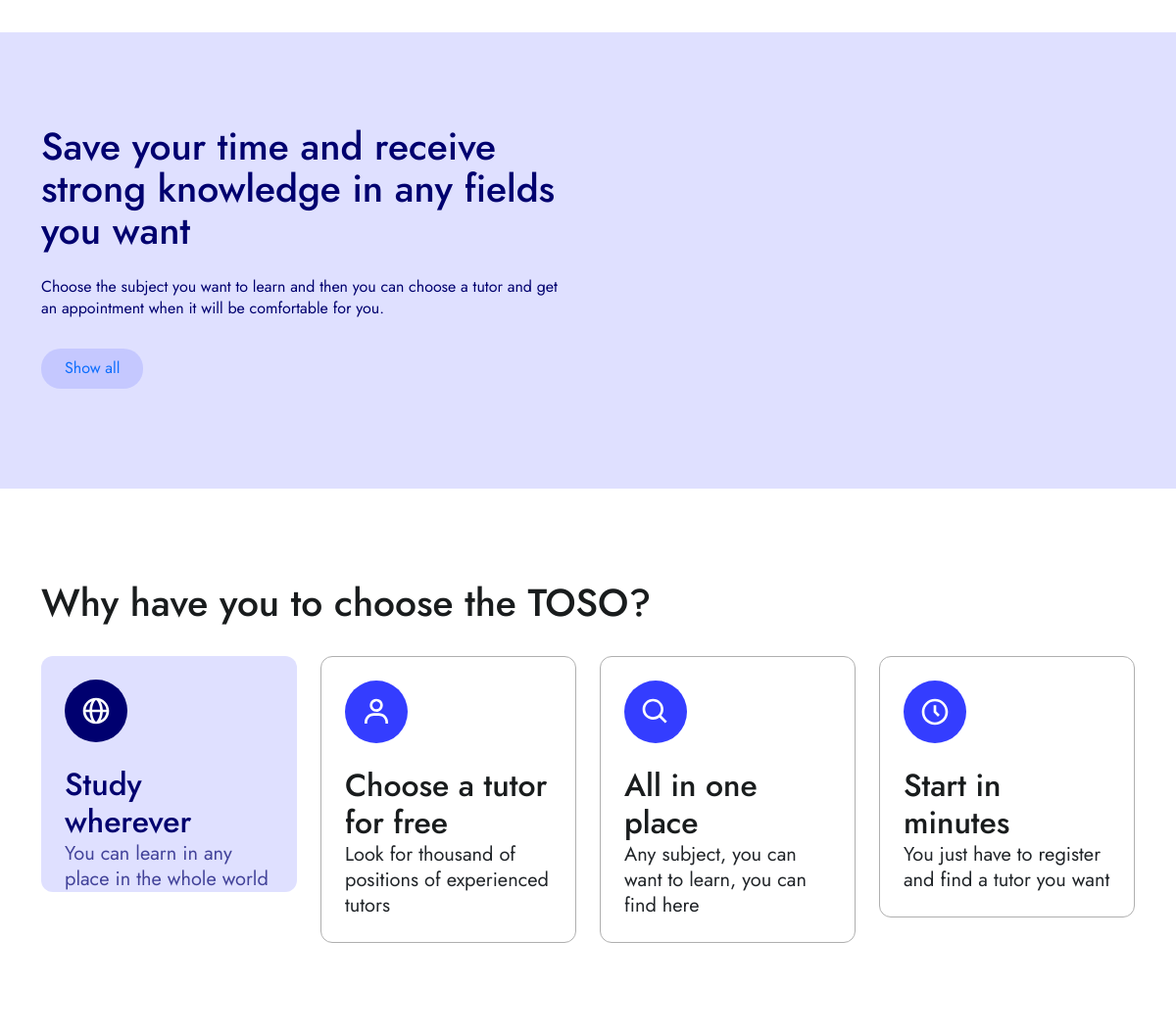
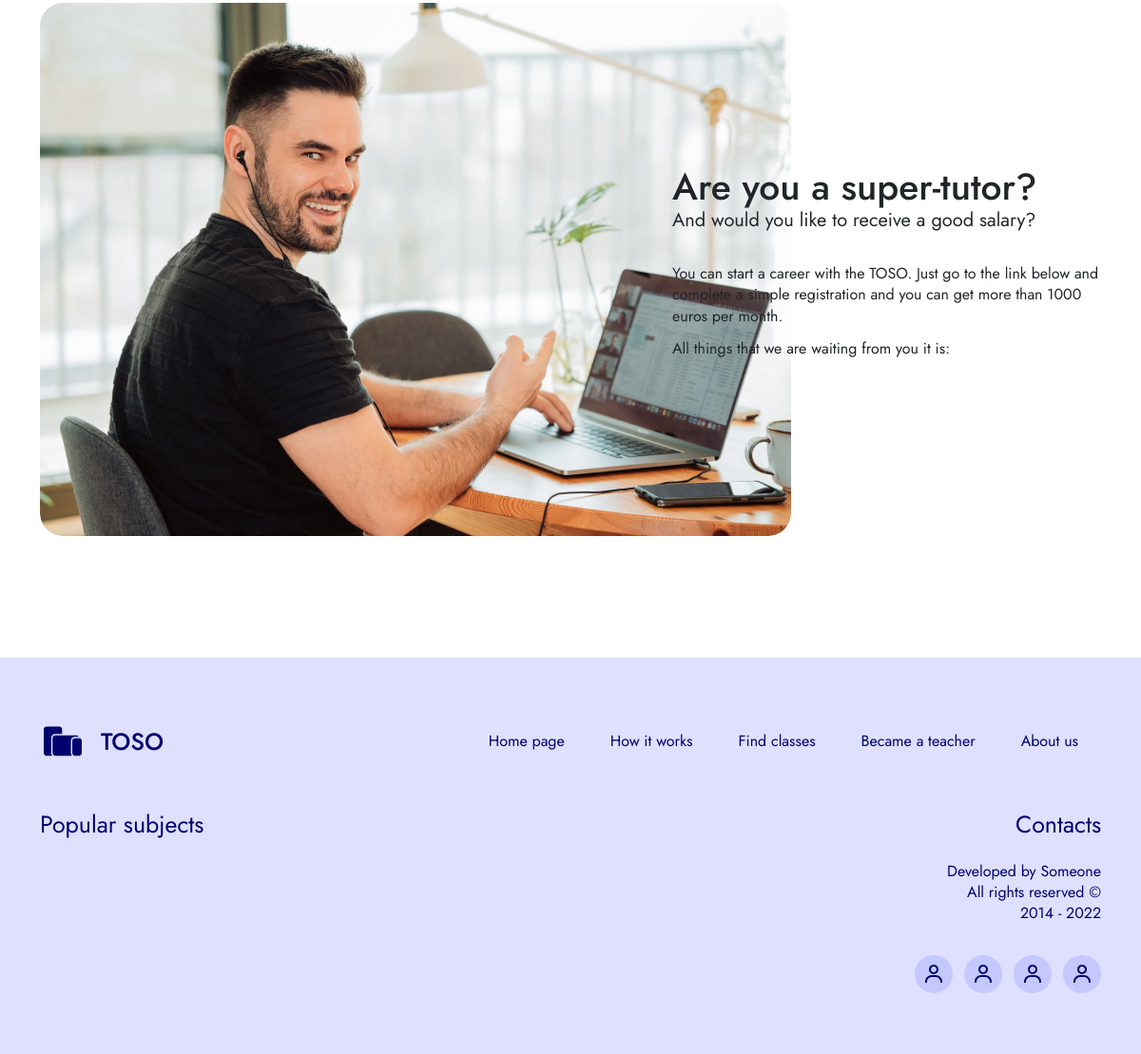
Before: / (lower part) with the older database file (2 pictures, top to bottom).
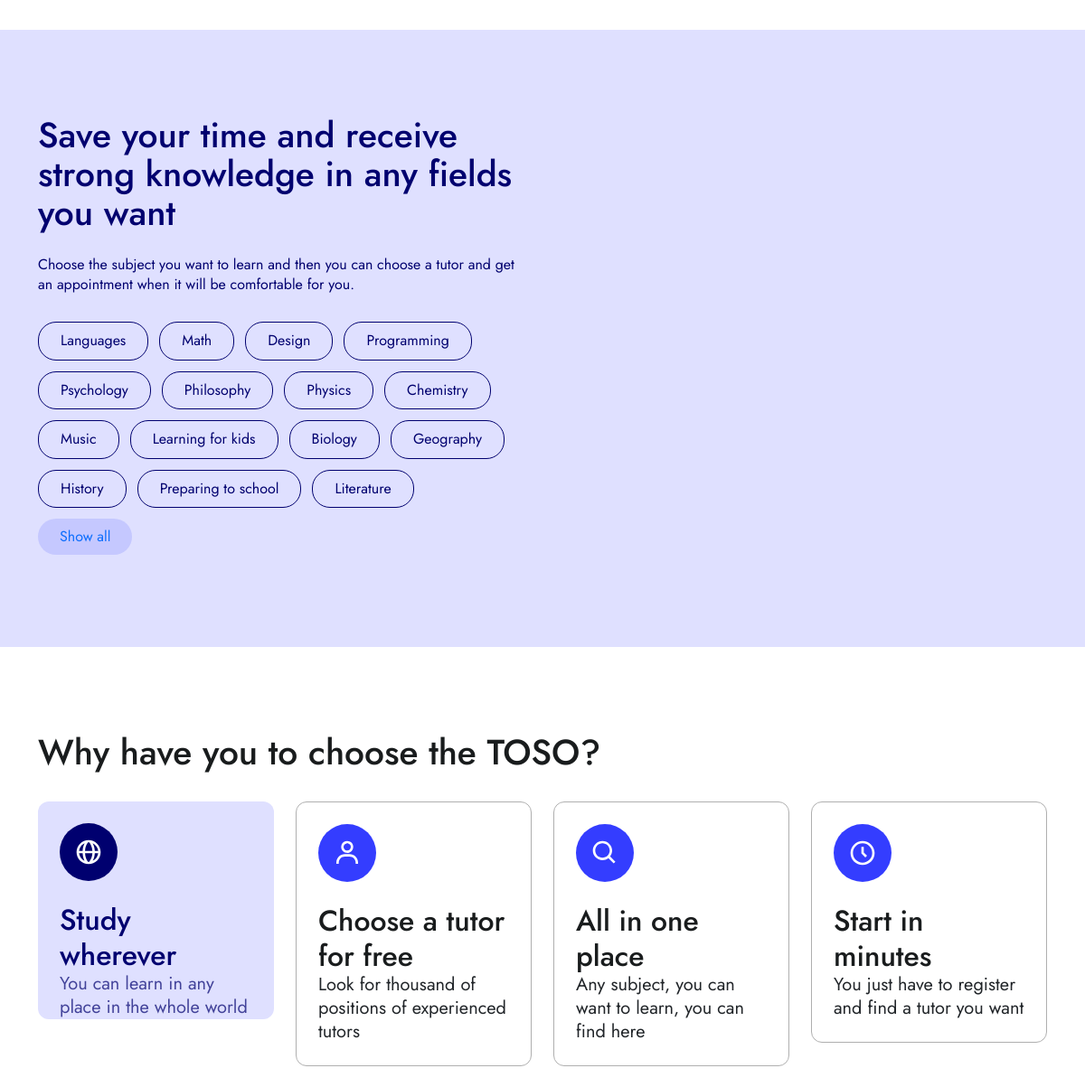
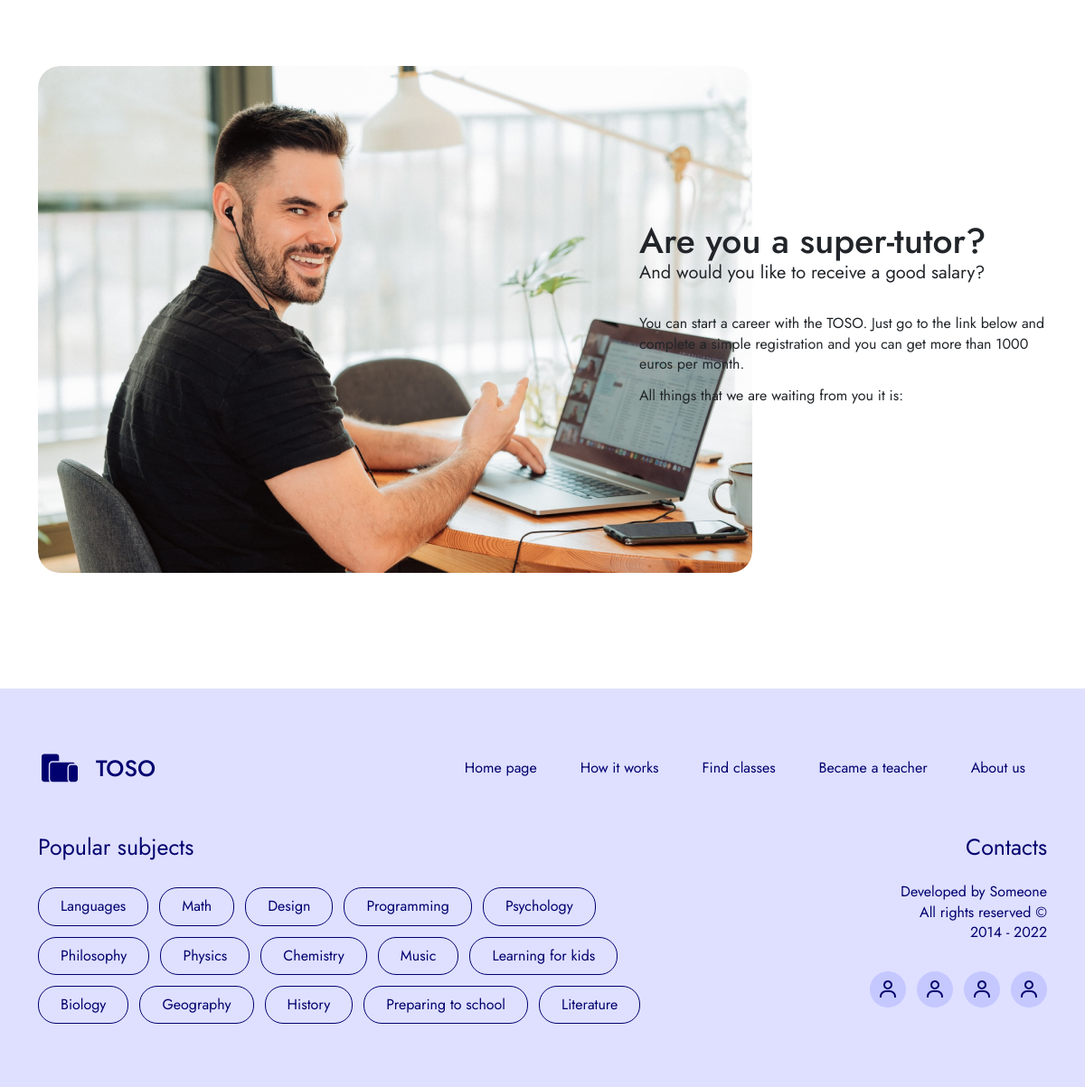
After: the same page with the newer database file (2 pictures, top to bottom).
### tutor/models.py (models this page shows, shortened)
class Subject(models.Model):
    name = models.CharField(max_length=30)
    name_slug = models.CharField(max_length=30)
    is_active = models.BooleanField(default=True)
    desc = models.TextField(max_length=999, null=True, blank=True)

### index/views.py (the view)
# urls.py: path("", main_page, name=''),
def main_page(r):
    subjects = Subject.objects.filter(is_active=True)
    return render(r, 'main_page.html', {'subjects': subjects})

### index/templates/main_page.html (shortened to what this page needs)
{% extends 'layout.html' %}
{% load static %}
{% block sub_block1 %}
	{% include "include/main_page/main_subjects.html" %}
	{% include "include/main_page/principle.html" %}
	{% include "include/main_page/start_as_tutor.html" %}
{% endblock %}

### index/templates/layout.html (shortened to what this page needs)
{% load static %}
<!DOCTYPE html>
<html lang="en">
<head>
	<link href="https://cdn.jsdelivr.net/npm/bootstrap@5.2.0-beta1/dist/css/bootstrap.min.css" rel="stylesheet">
    <link rel="stylesheet" href="{% static 'css/main.css' %}">
</head>
<body>
    {% block sub_block1 %}
	{% endblock %}
    {% include "include/footer.html" %}
</body>
</html>

### index/templates/include/header.html (shortened to what this page needs)
{% load static %}

### index/templates/include/main_page/main_photo.html (shortened to what this page needs)
{% load static %}

### index/templates/include/main_page/main_nums_info.html (shortened to what this page needs)
{% load static %}

### index/templates/include/main_page/main_subjects.html
<div class="acent_back">
    <div class="container margin-t96">
        <div class="height96"></div>
        <div class="row">
            <div class="col-xl-6">
                <h1 class="h1_medium text_acent">Save your time and receive strong knowledge in any fields you want</h1>
                <p class="p_regular text_acent margin-t24 margin-b24">Choose the subject you want to learn and then you can choose a tutor and get an appointment when it will be comfortable for you.</p>
                <div class="button_field">
                    <div class="d-flex flex-wrap">
                        {% for subject in subjects %}
                            <a href="">
                                <div class="button button_unfill margin-r12">
                                    <p class="p_regular text_acent">{{ subject.name }}</p>
                                </div>
                            </a>
                        {% endfor %}
                    </div>
                    <div class="d-flex margin-t12">
                        <a href="">
                            <div class="button button_unfill show_all">
                                <p class="p_regular">Show all</p>
                            </div>
                        </a>
                    </div>
                </div>
            </div>
            <div class="col-xl-6"></div>
        </div>
        <div class="height96"></div>
    </div>
</div>

### index/templates/include/main_page/principle.html
{% load static %}
<div class="container margin-t96">
    <div class="row">
        <div class="col-xl-12">
            <h1 class="h1_medium main_color margin-b32">Why have you to choose the TOSO?</h1>
        </div>
    </div>
    <div class="row">
        <div class="col-xl-3">
            <div class="main_principle_card acent_back">
                <div class="height-24"></div>
                <div class="icon_circle d-flex justify-content-center align-items-center icon_acent_circle">
                    <img src="{% static 'img/principle1.svg' %}" alt="">
                </div>
                <div class="main_principle_text">
                    <h2 class="h2_medium main_color text_acent">Study wherever</h1>
                    <p class="text_acent">You can learn in any place in the whole world</p>
                </div>
            </div>
        </div>
        <div class="col-xl-3">
            <div class="main_principle_card main_principle_border">
                <div class="height-24"></div>
                <div class="icon_circle d-flex justify-content-center align-items-center">
                    <img src="{% static 'img/principle2.svg' %}" alt="">
                </div>
                <div class="main_principle_text">
                    <h2 class="h2_medium main_color">Choose a tutor for free</h1>
                    <p>Look for thousand of positions of experienced tutors</p>
                </div>
            </div>
        </div>
        <div class="col-xl-3">
            <div class="main_principle_card main_principle_border">
                <div class="height-24"></div>
                <div class="icon_circle d-flex justify-content-center align-items-center">
                    <img src="{% static 'img/principle3.svg' %}" alt="">
                </div>
                <div class="main_principle_text">
                    <h2 class="h2_medium main_color">All in one place</h1>
                    <p>Any subject, you can want to learn, you can find here</p>
                </div>
            </div>
        </div>
        <div class="col-xl-3">
            <div class="main_principle_card main_principle_border">
                <div class="height-24"></div>
                <div class="icon_circle d-flex justify-content-center align-items-center">
                    <img src="{% static 'img/principle4.svg' %}" alt="">
                </div>
                <div class="main_principle_text">
                    <h2 class="h2_medium main_color">Start in minutes</h1>
                    <p>You just have to register and find a tutor you want</p>
                </div>
            </div>
        </div>
    </div>
</div>

### index/templates/include/main_page/start_as_tutor.html
{% load static %}
<div class="container margin-t96">
    <div class="row">
        <div class="col-xl-6">
            <img src="{% static 'img/tutor.png' %}" alt="" class="super_tutor">
        </div>
        <div class="col-xl-1"></div>
        <div class="col-xl-5 d-flex align-items-center">
            <div class="content">
                <h1 class="h1_medium">Are you a super-tutor?</h1>
                <p class="subtitle margin-b32">And would you like to receive a good salary?</p>
                <p class="p_regular margin-b12">You can start a career with the TOSO. Just go to the link below and complete a simple registration and you can get more than 1000 euros per month.</p>
                <p class="p_regular margin-b12">All things that we are waiting from you it is:</p>
            </div>
        </div>
    </div>
</div>

### index/templates/include/footer.html
{% load static %}
<div class="acent_back">
    <div class="container margin-t128">
        <div class="row">
            <div class="col-xl-12 margin-t64 d-flex justify-content-between">
                <div class="logo d-flex align-items-center">
                    <img src="{% static 'img/logo_footer.svg' %}" alt="">
                    <span class="margin-l16 text_acent">TOSO</span>
                </div>
                <div class="naw d-flex align-items-center">
                    {% include "include/naw/naw_footer.html" %}
                </div>
            </div>
            <div class="col-xl-12 margin-t48 margin-b64 d-flex justify-content-between">
                <div class="col-xl-8">
                    <h3 class="h3_medium text_acent">Popular subjects</h3>
                    <div class="d-flex flex-wrap margin-t24">
                        {% for subject in subjects %}
                            <a href="">
                                <div class="button button_unfill margin-r12">
                                    <p class="p_regular text_acent">{{ subject.name }}</p>
                                </div>
                            </a>
                        {% endfor %}
                    </div>
                </div>
                <div class="col-xl-2">
                    <h3 class="h3_medium text_acent text-end">Contacts</h3>
                    <p class="p_regular text_acent text-end margin-t24 margin-b32">Developed by Someone<br> All rights reserved ©<br> 2014 - 2022</p>
                    <div class="d-flex justify-content-end">
                        <img src="{% static 'img/people_img.svg' %}" alt="" class="footer_people margin-l12">
                        <img src="{% static 'img/people_img.svg' %}" alt="" class="footer_people margin-l12">
                        <img src="{% static 'img/people_img.svg' %}" alt="" class="footer_people margin-l12">
                        <img src="{% static 'img/people_img.svg' %}" alt="" class="footer_people margin-l12">
                    </div>
                </div>
            </div>
        </div>
    </div>
</div>

### index/templates/include/naw/naw_footer.html
<div class="button">
    <a href="/">
        <p class="text_acent">Home page</p>
    </a>
</div>
<div class="button">
    <a href="">
        <p class="text_acent">How it works</p>
    </a>
</div>
<div class="button">
    <a href="">
        <p class="text_acent">Find classes</p>
    </a>
</div>
<div class="button">
    <a href="">
        <p class="text_acent">Became a teacher</p>
    </a>
</div>
<div class="button">
    <a href="">
        <p class="text_acent">About us</p>
    </a>
</div>

### index/static/css/main.css (style rules this page uses)
* { margin: 0; padding: 0; text-decoration: none !important; }
p, h1, h2 { margin-bottom: 0; font-family: 'Jost'; }
.margin-l16 { margin-left: 16px; }
.margin-r12 { margin-right: 12px; }
.margin-l12 { margin-left: 12px; }
.margin-b12 { margin-bottom: 12px; }
.main_color { color: #191C1D; }
.margin-t64 { margin-top: 64px; }
.margin-b64 { margin-bottom: 64px; }
.margin-t48 { margin-top: 48px; }
.margin-t96 { margin-top: 96px; }
.margin-t128 { margin-top: 128px; }
.height96 { height: 96px; }
.margin-b32 { margin-bottom: 32px; }
.acent_back { background: #DFE0FF; }
.height-24 { height: 24px; }
.margin-t24 { margin-top: 24px; }
.margin-b24 { margin-bottom: 24px; }
.text_acent { color: #00006F; }
.p_regular { font-family: 'Jost'; font-style: normal; font-weight: 400; font-size: 16px; line-height: 140%; }
.h1_medium { font-family: 'Jost'; font-style: normal; font-weight: 500; font-size: 39px; line-height: 110%; }
.h2_medium { font-family: 'Jost'; font-style: normal; font-weight: 500; font-size: 32px; line-height: 120%; }
.h3_medium { font-family: 'Jost'; font-style: normal; font-weight: 400; font-size: 25px; line-height: 120%; }
.subtitle { font-family: 'Jost'; font-style: normal; font-weight: 400; font-size: 20px; line-height: 130%; }
.content { width: 1600px; }
.logo span { font-family: 'Jost'; font-style: normal; font-weight: 500; font-size: 25px; line-height: 120%; }
.logo img { width: 48px; height: 48px; }
.button { display: flex; flex-direction: row; justify-content: center; align-items: center; padding: 9px 24px; border-radius: 20px; }
.main_principle_card { width: 100%; min-height: 226px; border-radius: 12px; }
.main_principle_border { border: 1px solid #AFAFAF; }
.main_principle_card .icon_circle { width: 64px; height: 64px; margin-left: 24px; background: #343DFF; border-radius: 78px; }
.main_principle_card .icon_acent_circle { background: #00006F; }
.main_principle_text { margin: 24px; }
.main_principle_text p { font-family: 'Jost'; font-style: normal; font-weight: 400; font-size: 20px; line-height: 130%; }
.main_principle_text p.text_acent { opacity: 0.7; }
.button_unfill { border: 1px solid #00006F; margin: 6px 12px 6px 0px; }
.show_all { background: rgba(52, 61, 255, 0.15); border: none; }
.footer_people { height: 40px; width: 40px; }
.super_tutor { height: 561px; border-radius: 24px; object-fit: cover; }

Changed rows visible on the page:
added Subject: name "Languages"
added Subject: name "Math"
added Subject: name "Design"
added Subject: name "Programming"
added Subject: name "Psychology"
added Subject: name "Philosophy"
added Subject: name "Physics"
added Subject: name "Chemistry"
added Subject: name "Music"
added Subject: name "Learning for kids"
added Subject: name "Biology"
added Subject: name "Geography"
added Subject: name "History"
added Subject: name "Preparing to school"
added Subject: name "Literature"
